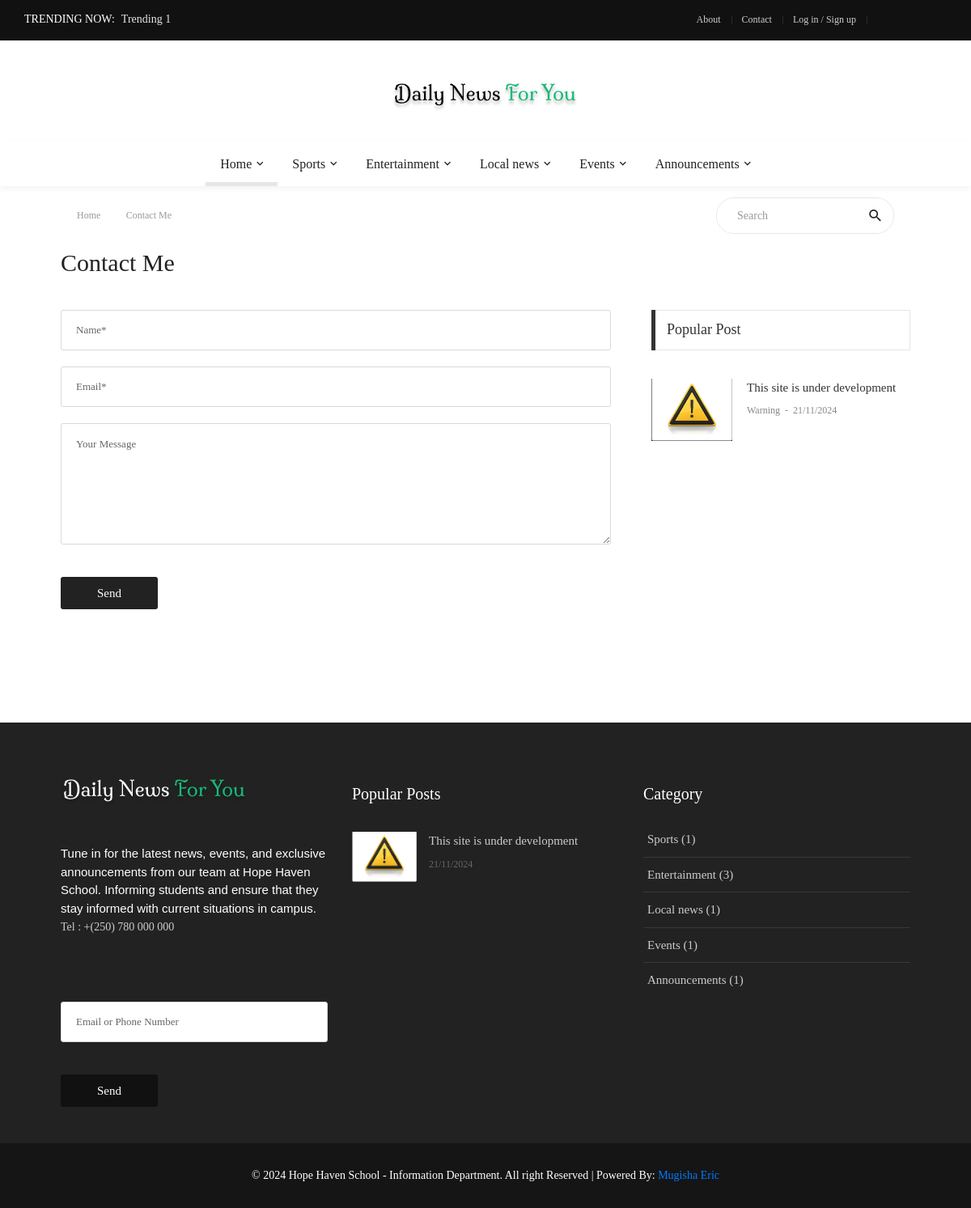
Page /contact/ on the committed database.
### trending/models.py (models this page shows, shortened)
class Trending(models.Model):
    txt = models.CharField(max_length=200)

### main/models.py (models this page shows, shortened)
class Main(models.Model):
    name = models.CharField(max_length=50)
    about = models.TextField()  # this is for footer  (default="-")
    abouttxt = models.TextField(default="")    ## About page text
    fb = models.CharField(default="-", max_length=50)
    tw = models.CharField(default="-", max_length=50)
    yt = models.CharField(default="-", max_length=50)
    tell = models.CharField(default="-", max_length=50)
    link = models.CharField(default="-", max_length=50)
    set_name = models.CharField(default="-", max_length=50)
    picurl = models.TextField(default="")
    picname = models.TextField(default="")
    picurl2 = models.TextField(default="")
    picname2 = models.TextField(default="")

### cat/models.py (models this page shows, shortened)
class Cat(models.Model):
    name = models.CharField(max_length=50)
    count = models.IntegerField(default=0)  # To count how many news contains in an one category

### news/models.py (models this page shows, shortened)
class News(models.Model):
    name = models.CharField(max_length=200)
    short_txt = models.TextField()
    body_txt = models.TextField()
    date = models.CharField(max_length=12)
    time = models.CharField(max_length=12,default="00:00")
    picname = models.TextField()
    picurl = models.TextField(default="-")
    writer = models.CharField(max_length=100)
    catname = models.CharField(max_length=100, default="-")   # default="-" for charfield
    catid = models.IntegerField(default=0)
    ocatid = models.IntegerField(default=0)  # ocatid means original cat id.for count news
    show = models.IntegerField(default=0)   # default=0 for integer field-when i use this in existing models
    tag = models.TextField(default="")   # For tag (Filtering)
    act = models.IntegerField(default=0)  # For Publish News
    rand = models.IntegerField(default=0)  # For Random Number of the News

### main/views.py (the view)
# urls.py: path('contact/', views.contact, name='contact'),          ## Front Contact Pages
def contact(request):
    site = Main.objects.first()
    news = News.objects.all().order_by('-pk')  ## for reverse(ordering) need to filter by pk with (-) to get the latest submission first.
    cat = Cat.objects.all()  ## Show categories in footer
    subcat = SubCat.objects.all()  ## for SubMenu in the menu bar
    lastnews = News.objects.all().order_by('-pk')[:3]   ### This query for last three post
    popnews2 = News.objects.all().order_by('-show')[:3]    ### 3 Populer News will be Shown according to view(show) in the footer section and sidebar on the right.
    trending = Trending.objects.all().order_by('-pk')[:3] ### Trending now will show on top bar(send query from here to naster.html in front)
    return render(request, 'front/contact.html', {'site':site, 'news':news, 'cat':cat, 'subcat':subcat, 'lastnews':lastnews, 'popnews2':popnews2, 'trending':trending})

### main/templates/front/contact.html (shortened to what this page needs)
{% extends 'front/master.html' %}
{% load static %}
{% block mainblock %}
	<div class="container">
		<div class="headline bg0 flex-wr-sb-c p-rl-20 p-tb-8">
			<div class="f2-s-1 p-r-30 m-tb-6">
				<a href="/" class="breadcrumb-item f1-s-3 cl9">
					Home
				</a>
				<span class="breadcrumb-item f1-s-3 cl9">
					Contact Me
				</span>
			</div>
			<div class="pos-relative size-a-2 bo-1-rad-22 of-hidden bocl11 m-tb-6">
				<input class="f1-s-1 cl6 plh9 s-full p-l-25 p-r-45" type="text" name="search" placeholder="Search">
				<button class="flex-c-c size-a-1 ab-t-r fs-20 cl2 hov-cl10 trans-03">
					<i class="zmdi zmdi-search"></i>
				</button>
			</div>
		</div>
	</div>
	<div class="container p-t-4 p-b-40">
		<h2 class="f1-l-1 cl2">
			Contact Me
		</h2>
	</div>
	<section class="bg0 p-b-60">
		<div class="container">
			<div class="row justify-content-center">
				<div class="col-md-7 col-lg-8 p-b-80">
					<div class="p-r-10 p-r-0-sr991">
						<form action="{% url 'contact_add' %}" method="POST">
							<input class="bo-1-rad-3 bocl13 size-a-19 f1-s-13 cl5 plh6 p-rl-18 m-b-20" type="text" name="name" placeholder="Name*">
							<input class="bo-1-rad-3 bocl13 size-a-19 f1-s-13 cl5 plh6 p-rl-18 m-b-20" type="text" name="email" placeholder="Email*">
							<textarea class="bo-1-rad-3 bocl13 size-a-15 f1-s-13 cl5 plh6 p-rl-18 p-tb-14 m-b-20" name="msg" placeholder="Your Message"></textarea>
							<button type="submit" class="size-a-20 bg2 borad-3 f1-s-12 cl0 hov-btn1 trans-03 p-rl-15 m-t-20">
								Send
							</button>
						</form>
					</div>
				</div>
				<div class="col-md-5 col-lg-4 p-b-80">
					<div class="p-l-10 p-rl-0-sr991">
						<div>
							<div class="how2 how2-cl4 flex-s-c">
								<h3 class="f1-m-2 cl3 tab01-title">
									Popular Post
								</h3>
							</div>
							<ul class="p-t-35">
                                {% for pop in popnews2 %}
								<li class="flex-wr-sb-s p-b-30">
									<a href="{% url 'news_detail' word=pop.name %}" class="size-w-10 wrap-pic-w hov1 trans-03">
										<img src="{{ pop.picurl }}" alt="IMG">
									</a>
									<div class="size-w-11">
										<h6 class="p-b-4">
											<a href="{% url 'news_detail' word=pop.name %}" class="f1-s-5 cl3 hov-cl10 trans-03">
												{{ pop.name }}
											</a>
										</h6>
										<span class="cl8 txt-center p-b-24">
											<a href="#" class="f1-s-6 cl8 hov-cl10 trans-03">
												{{ pop.catname }}
											</a>
											<span class="f1-s-3 m-rl-3">
												-
											</span>
											<span class="f1-s-3">
												{{ pop.date }}
											</span>
										</span>
									</div>
								</li>
                                {% endfor %}
                            </ul>
                        </div>
					</div>
                </div>
			</div>
		</div>
	</section>
{% endblock %}

### main/templates/front/master.html (shortened to what this page needs)
{% load static %}
<!DOCTYPE html>
<html lang="en">
<head>
	<link rel="stylesheet" type="text/css" href="{% static 'front/vendor/bootstrap/css/bootstrap.min.css' %}">
	<link rel="stylesheet" type="text/css" href="{% static 'front/fonts/fontawesome-5.0.8/css/fontawesome-all.min.css' %}">
	<link rel="stylesheet" type="text/css" href="{% static 'front/fonts/iconic/css/material-design-iconic-font.min.css' %}">
	<link rel="stylesheet" type="text/css" href="{% static 'front/vendor/animate/animate.css' %}">
	<link rel="stylesheet" type="text/css" href="{% static 'front/vendor/css-hamburgers/hamburgers.min.css' %}">
	<link rel="stylesheet" type="text/css" href="{% static 'front/vendor/animsition/css/animsition.min.css' %}">
	<link rel="stylesheet" type="text/css" href="{% static 'front/css/util.min.css' %}">
	<link rel="stylesheet" type="text/css" href="{% static 'front/css/main.css' %}">
</head>
<body class="animsition">
	<header>
		<div class="container-menu-desktop">
			<div class="topbar">
				<div class="content-topbar h-100 p-rl-30">
					<div class="align-self-stretch size-w-0 pos-relative m-r-30">
						<div class="f2-s-1 flex-wr-s-c s-full ab-t-l p-b-2">
							<span class="text-uppercase cl0 p-r-8">
								Trending Now:
							</span>
							<span class="dis-inline-block cl16 slide100-txt pos-relative size-w-0" data-in="fadeInDown" data-out="fadeOutDown">
								{% for trend in trending %}
								<span class="dis-inline-block slide100-txt-item animated visible-false">
									{{ trend.txt }}
								</span>
								{% endfor %}
							</span>
						</div>
					</div>
					<div class="flex-wr-e-c">
						<div class="left-topbar">
							<a href="/about" class="left-topbar-item">
								About
							</a>
							<a href="/contact" class="left-topbar-item">
								Contact
							</a>
							<a href="/login" class="left-topbar-item">
								Log in / Sign up
							</a>
						</div>
						<div class="right-topbar p-l-18">
							<a href="{{ site.fb }}">
								<span class="fab fa-facebook-f"></span>
							</a>
							<a href="{{ site.tw }}">
								<span class="fab fa-twitter"></span>
							</a>
							<a href="{{ site.yt }}">
								<span class="fab fa-youtube"></span>
							</a>
						</div>
					</div>
				</div>
			</div>
			<div class="wrap-logo no-banner container">
				<div class="logo">
					<a href="/"><img src="{{ site.picurl }}" alt="LOGO"></a>
				</div>
			</div>
			<div class="wrap-main-nav">
				<div class="main-nav">
					<nav class="menu-desktop">
						<ul class="main-menu justify-content-center">
							<li class="main-menu-active">
								<a href="/">Home</a>
							</li>
							{% for gg in cat %}
							{% if gg.count != 0 %}
							<li class="mega-menu-item">
								<a href="{% url 'category_view' category_name=gg.name %}">{{ gg.name }}</a>
							</li>
							{% endif %}
							{% endfor %}
						</ul>
					</nav>
				</div>
			</div>
		</div>
	</header>
	{% block mainblock %}
    {% endblock %}
	<footer>
		<div class="bg2 p-t-40 p-b-25">
			<div class="container">
				<div class="row">
					<div class="col-lg-4 p-b-20">
						<div class="size-h-3 flex-s-c">
							<a href="/">
								<img class="max-s-full" src="{{ site.picurl2 }}" alt="LOGO">
							</a>
						</div>
						<div>
							<p class="f1-s-1 cl11 p-b-16">
								{{site.about | safe }}
							</p>
							<p class="f1-s-1 cl11 p-b-16">
								Tel : {{ site.tell }}
							</p>
							<div class="p-t-15">
								<a href="{{ site.fb }}" class="fs-18 cl11 hov-cl10 trans-03 m-r-8">
									<span class="fab fa-facebook-f"></span>
								</a>
								<a href="{{ site.tw }}" class="fs-18 cl11 hov-cl10 trans-03 m-r-8">
									<span class="fab fa-twitter"></span>
								</a>
								<a href="{{ site.yt }}" class="fs-18 cl11 hov-cl10 trans-03 m-r-8">
									<span class="fab fa-youtube"></span>
								</a>
							</div>
							<br>
							<form action="{% url 'news_letter' %}" method="POST">
								<input class="bo-1-rad-3 bocl13 size-a-19 f1-s-13 cl5 plh6 p-rl-18 m-b-20" type="txt" name="txt" placeholder="Email or Phone Number">
								<button type="submit" class="size-a-20 bg1 borad-3 f1-s-12 cl0 hov-btn1 trans-03 p-rl-15 m-t-20">Send</button>
							</form>
						</div>
					</div>
					<div class="col-sm-6 col-lg-4 p-b-20">
						<div class="size-h-3 flex-s-c">
							<h5 class="f1-m-7 cl0">
								Popular Posts
							</h5>
						</div>
						<ul>
							{% for pop in popnews2 %}
							<li class="flex-wr-sb-s p-b-20">
								<a href="{% url 'news_detail' word=pop.name %}" class="size-w-4 wrap-pic-w hov1 trans-03">
									<img src="{{ pop.picurl }}" alt="IMG">
								</a>
								<div class="size-w-5">
									<h6 class="p-b-5">
										<a href="{% url 'news_detail' word=pop.name %}" class="f1-s-5 cl11 hov-cl10 trans-03">
											{{ pop.name }}
										</a>
									</h6>
									<span class="f1-s-3 cl6">
										{{ pop.date }}
									</span>
								</div>
							</li>
							{% endfor %}
						</ul>
					</div>
					<div class="col-sm-6 col-lg-4 p-b-20">
						<div class="size-h-3 flex-s-c">
							<h5 class="f1-m-7 cl0">
								Category
							</h5>
						</div>
						<ul class="m-t--12">
							{% for c in cat %}
							{% if c.count != 0 %}
							<li class="how-bor1 p-rl-5 p-tb-10">
								<a href="#" class="f1-s-5 cl11 hov-cl10 trans-03 p-tb-8">
									{{ c.name }} ({{ c.count }})
								</a>
							</li>
							{% endif %}
							{% endfor %}
						</ul>
					</div>
				</div>
			</div>
		</div>
		<div class="bg11">
			<div class="container size-h-4 flex-c-c p-tb-15">
				<span class="f1-s-1 cl0 txt-center">
				&copy;	2024  Hope Haven School - Information Department. All right Reserved | Powered By: <a href="https://buymeacoffee.com/funderic" target="_blank">Mugisha Eric</a>
				</span>
			</div>
		</div>
	</footer>
</body>
</html>

### rows in the picture
Trending: txt "Trending 1"
Main: picurl (picture), picurl2 (picture), about "Tune in for the latest news, events, and exclusive announcements from our team at Hope Haven School. Informing students and ensure that they stay informed with current situations in campus.", tell "+(250) 780 000 000"
Cat: name "Sports", count "1"
Cat: name "Entertainment", count "3"
Cat: name "Local news", count "1"
Cat: name "Events", count "1"
Cat: name "Announcements", count "1"
News: picurl (picture), name "This site is under development", catname "Warning", date "21/11/2024"
